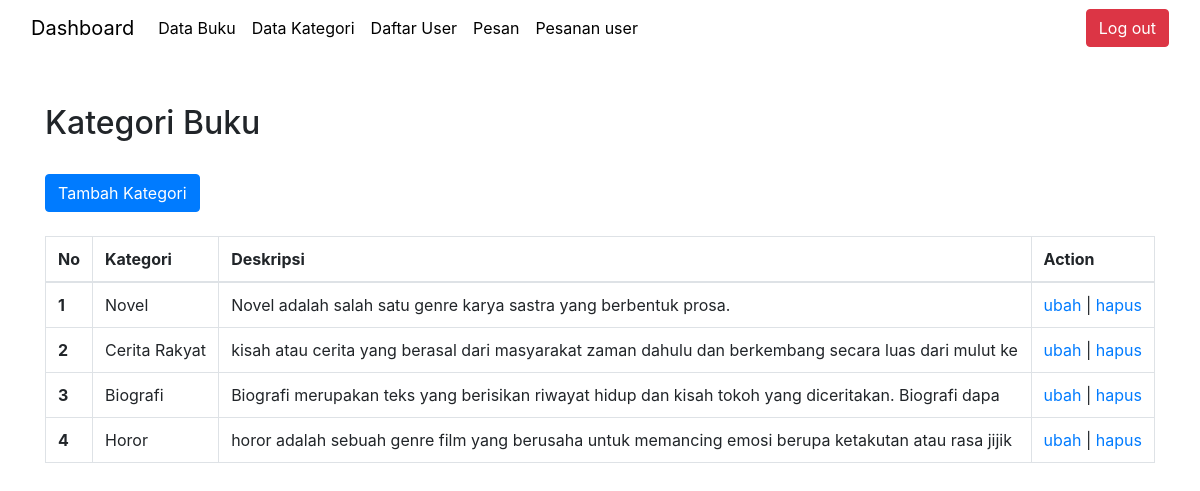
Screenshot of /admin/data_kategori.php with the database file from the repository.
### tables this page shows
CREATE TABLE `data_kategori` (
  `id` int(11) NOT NULL,
  `kategori` varchar(25) NOT NULL,
  `deskripsi` varchar(100) NOT NULL
);

### admin/data_kategori.php (the view, shortened to what this page needs)
<?php
require 'navbar.php';
require 'conn.php';
$sql = 'SELECT * FROM data_kategori';
$books = [];
$result = mysqli_query($conn, $sql);
if (mysqli_num_rows($result) > 0) {
    while ($row = mysqli_fetch_assoc($result)) {
        $books[] = $row;
    }
}
?>
<!DOCTYPE html>
<html lang="en">
<head>
    <link rel="stylesheet" href="https://maxcdn.bootstrapcdn.com/bootstrap/4.5.2/css/bootstrap.min.css">
</head>
<body>
    <div class="container mt-5">
        <h2>Kategori Buku</h2>
        <br>
        <a href="tambah_kategori.php" class="btn btn-primary">Tambah Kategori</a>
        <br>
        <br>
    <table class="table table-bordered">
  <thead>
    <tr>
      <th scope="col">No</th>
      <th scope="col">Kategori</th>
      <th scope="col">Deskripsi</th>
      <th scope="col">Action</th>
    </tr>
  </thead>
  <tbody>
    <tr>
      <?php $i = 1;
foreach ($books as $book) {?>
      <th scope="row"><?php echo $i++; ?></th>
      <td><?php echo $book['kategori']; ?></td>
      <td><?php echo $book['deskripsi']; ?></td>
      <td><a href="ubah_kategori.php?id=<?php echo $book['id']; ?>">ubah</a> |
      <a href="hapus_kategori.php?id=<?php echo $book['id']; ?>" onclick="return confirm('yakin?');" >hapus</a></td>
    </tr>
    <?php } ?>
  </tbody>
</table>
    </div>
</body>
</html>

### rows the page displays
data_kategori: kategori "Novel", deskripsi "Novel adalah salah satu genre karya sastra yang berbentuk prosa."
data_kategori: kategori "Cerita Rakyat", deskripsi "kisah atau cerita yang berasal dari masyarakat zaman dahulu dan berkembang secara luas dari mulut ke"
data_kategori: kategori "Biografi", deskripsi "Biografi merupakan teks yang berisikan riwayat hidup dan kisah tokoh yang diceritakan. Biografi dapa"
data_kategori: kategori "Horor", deskripsi "horor adalah sebuah genre film yang berusaha untuk memancing emosi berupa ketakutan atau rasa jijik"
